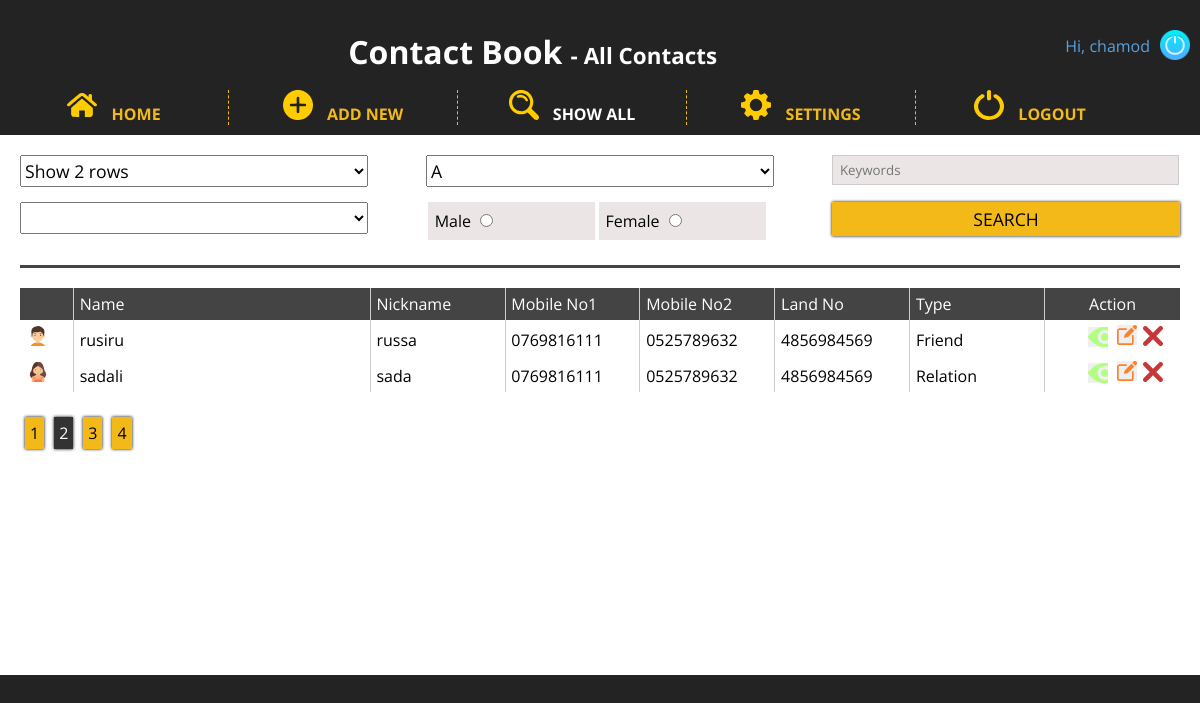
The app's page /all.php?page=1 (signed in) with its own data.
### tables this page shows
CREATE TABLE `contacts` (
  `id` int(11) NOT NULL,
  `name` varchar(30) NOT NULL,
  `nick` varchar(12) NOT NULL,
  `email` varchar(100) NOT NULL,
  `mobile1` varchar(12) NOT NULL,
  `mobile2` varchar(12) NOT NULL,
  `landline` varchar(12) NOT NULL,
  `address` varchar(160) NOT NULL,
  `type` tinyint(4) NOT NULL,
  `gender` tinyint(4) NOT NULL,
  `note` varchar(160) NOT NULL
);

### all.php (the view, shortened to what this page needs)
<?php
    include "inc_header.php";
?>
    <?php include "inc_menus.php"; ?>
        <form>
            <div class="item">
                <select name="limit">
                    <option value="2" <?php if(isset($_GET['limit']) && $_GET['limit']==2) echo 'selected'; ?>>Show 2 rows</option>
                </select>
            </div>
            <div class="item">
                <select name="letter">
                    <?php
                        $letters = array('a','b','c','d','e','f','g','h','i','j','k','l','m','n','o','p','q','r','s','t','u','v','w','x','y','z');
                        foreach($letters as $l){
                            echo '<option value="',$l,'"';
                            if(isset($_GET['letter']) && $_GET['letter']==$l) echo 'selected';
                            echo '>',strtoupper(($l)),'</option>';
                        }
                    ?>
                </select>
            </div>
            <div class="item">
                <input type="text" placeholder="Keywords" class="in1" name="keywords" value="<?php echo $_GET['keywords'] ?? '';?>">
            </div>
            <div class="item">
                <select name="type">
                    <option value=""></option>
                    <option value="1" <?php if(isset($_GET['type']) && $_GET['type']==1) echo 'selected';?>>Friend</option>
                </select>
            </div>
            <div class="item">
                <label class="gender">Male <input type="radio" name="gender" value="1" <?php if(isset($_GET['gender']) && $_GET['gender']==1) echo 'selected';?>></label>
                <label class="gender">Female <input type="radio" name="gender" value="2"<?php if(isset($_GET['gender']) && $_GET['gender']==2) echo 'selected';?>></label>
            </div>
            <div class="item">
                <input type="submit" value="SEARCH" name="search" class="in2">
            </div>
        </form>
        <ul id="row">
            <li class="col1"></li>
            <li class="col2">Name</li>
            <li>Nickname</li>
            <li>Mobile No1</li>
            <li>Mobile No2</li>
            <li>Land No</li>
            <li>Type</li>
            <li class="col3">Action</li>
        </ul>
        <?php
        try{
            include "db_connection.php";
            $query = "SELECT `id`, `name`, `nick`, `email`, `mobile1`, `mobile2`, `landline`, `gender`, `type` FROM `contacts` WHERE 1";
            $query_array = array();
            $stmt = $db->prepare($query);
            $stmt->execute($query_array);
            $count = $stmt->rowCount();
            $pageno = $_GET['page'] ?? 0;
            $result_per_page = $_GET['limit'] ?? 2;
            $query .=" LIMIT ?, ? ";
            array_push($query_array, $pageno * $result_per_page, $result_per_page);
            $stmt = $db->prepare($query);
            $stmt->execute($query_array);
            $result = $stmt->fetchAll();
            $typeArr = array('Other','Friend','Relation','Co-worker');
            $genderArr=array(1=> 'male', 2 => 'female');
            foreach($result as $r){
                echo '<ul>
                    <li class="col1"><div class="',$genderArr[$r['gender']],'"></div></li>
                    <li class="col2">',$r['name'],'</li>
                    <li>',$r['nick'],'</li>
                    <li>',$r['mobile1'],'</li>
                    <li>',$r['mobile2'],'</li>
                    <li>',$r['landline'],'</li>
                    <li>',$typeArr[$r['type']],'</li>
                    <li class="col3">
                        <button class="view" data-id="',$r['id'],'"></button>
                        <button class="edit" data-id="',$r['id'],'"></a>
                        <a href="all.php?id=',$r['id'],'&delete=yes" class="delete"></a>
                    </li>
                </ul>';
            }
        }catch(PDOException $error){
            echo $error->getMessage();
        }
        ?>
        <?php
            if($count > $result_per_page){
                echo '<div id="pagination">';
                    $pagination_count = $count/$result_per_page;
                    for($i=0; $i<$pagination_count; $i++){
                        echo '<a href="',$_SERVER['REQUEST_URI'];
                        echo strpos($_SERVER['REQUEST_URI'],'?') ? '&' : '?';
                        $class = isset($_GET['page']) && $i==$_GET['page'] ? 'current' : 'pg';
                        echo 'page=',$i,'"class="',$class,'">',($i+1),'</a>';
                    }
                echo '</div>';
            }
        ?>
    </main>
</body>
</html>

### style.css (style rules this page uses)
body { padding-top: 80px; margin: 0; background: #232323; font-family: 'Open Sans', sans-serif; }

### all.php (style rules this page uses)
ul { list-style: none; display: table; width: 100%; margin: 0; padding: 0; }
li { display: table-cell; padding: 5px .5%; width: 10%; border-right: 1px solid #ccc; font-family: 'Open Sans', sans-serif; overflow: hidden; }
#row { background: #444; color: #fff; }
.male, .view, .edit, .delete, .female { width: 20px; height: 20px; background-size: cover; display: inline-block; margin: 0 2px; }
.male { background-image: url('icons/male.svg'); background-size: cover; }
.female { background-image: url('icons/female.svg'); background-size: cover; }
.view { background-image: url('icons/view.svg'); border: none; }
.edit { background-image: url('icons/edit.svg'); border: none; }
.delete { background-image: url('icons/delete.svg'); margin-left: 20px; }
.col1 { width: 4%; }
.col2 { width: 22%; }
.col3 { border-right: 0; text-align: center; }
.pg { background: #f3b918; color: #000; box-shadow: 0 0 3px #000; }
.dots, .pg, .current { padding: 5px; text-decoration: none; margin: 5px; float: left; font-size: 1em; }
.current { background: #333; color: #fff; box-shadow: 0 0 3px #000; }
#pagination { margin-top: 20px; }
form { margin-bottom: 20px; width: 100%; display: flex; flex-wrap: wrap; justify-content: space-between; border-bottom: 3px solid #444; padding-bottom: 10px; }
.in1 { width: 250px; background: #ebe5e5; padding: 8px; border: 1px solid #ccc; font-family: 'Open Sans', sans-serif; }
.in2 { background: #f3b918; color: #000; width: 120px; margin: 0 5px; padding: 5px 0; border: none; box-shadow: 0 0 3px #000; font-family: 'Open Sans', sans-serif; font-size: 1.1em; }
.gender { background: #ebe5e5; padding: 8px; float: left; margin: 0 2px; }
select { font-family: 'Open Sans', sans-serif; font-size: 1.1em; padding: 2px 0; }
@media screen and (max-width:1220px) { .item { width: 30%; margin-bottom: 15px; } }
@media screen and (max-width:1220px) { select { width: 100%; } }
@media screen and (max-width:1220px) { .in1 { width: 95%; padding: 5px 2%; } }
@media screen and (max-width:1220px) { .in2 { width: 100%; margin: 0; } }
@media screen and (max-width:1220px) { .gender { width: 44.1%; padding: 8px 2%; margin: 0 .5%; } }

### records on screen
contacts: shows a picture, name "rusiru", nick "russa", mobile1 "0769816111", mobile2 "0525789632", landline "4856984569", type "Friend"
contacts: shows a picture, name "sadali", nick "sada", mobile1 "0769816111", mobile2 "0525789632", landline "4856984569", type "Relation"

### other values on screen
$_SESSION['name'] "chamod"
$page_name[$page_id] "All Contacts"
form field letter "A"
